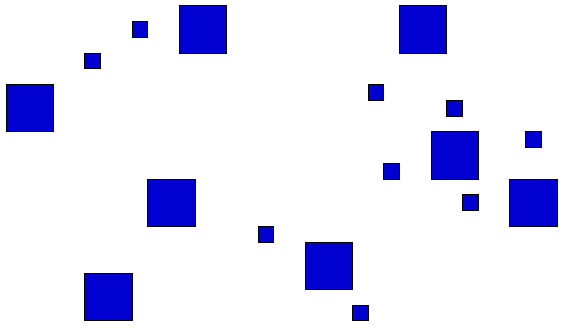
#> input picture mc920/trab3/in/objetos1.png, 563 x 327 px
$ python main.py in/objetos1.png out.png
#> lines starting #> are read from the running program, lines starting #| are printed output that depends on the picture; after the words box and inside, x2 and y2 are one past the last pixel; in counts of white or black regions, pixels touching at a corner belong together; long printed decimals are rounded
import cv2
import sys
import os
import numpy as np
from matplotlib import pyplot as plt

def readImage(filepath):
#> called with filepath = 'in/objetos1.png'
    return cv2.imread(filepath, cv2.IMREAD_COLOR)
#> returned value is the input picture: shape (327, 563, 3); mean B, G, R 247.3, 225.6, 225.6

def saveImage(filepath, image):
    cv2.imwrite(filepath, image)

def convertColors(image):
    image = cv2.cvtColor(image, cv2.COLOR_BGR2GRAY)
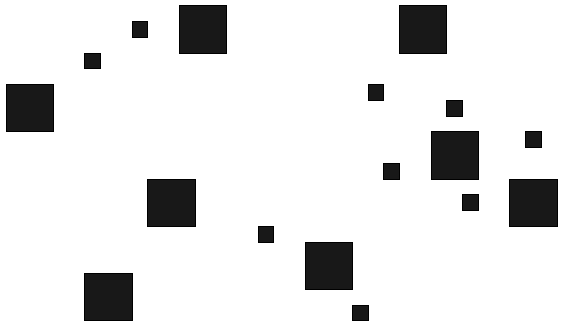
#> image: shape (327, 563); min 0, max 255, mean 228.1
    _, thresh = cv2.threshold(image, 200, 255, 0)
#> thresh: shape (327, 563); 88.5% white; 17 black regions, largest, box (x1, y1, x2, y2) and area: (179, 5, 227, 54) 2352, (399, 5, 447, 54) 2352, (431, 131, 479, 180) 2352
    return thresh

def getContours(image):
    image = cv2.Canny(image, 0, 200)
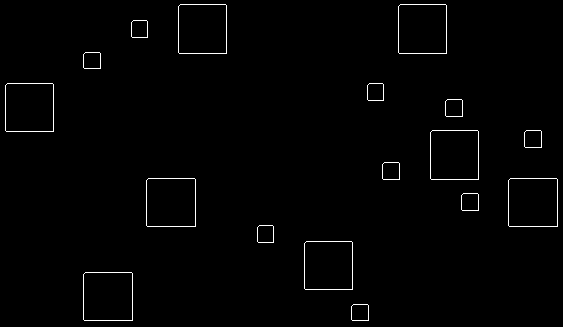
#> image: shape (327, 563); 1.1% white in thin lines or dots
    return np.where(image == 0, 255, 0)
#> returned value: shape (327, 563) int64; 98.9% white; black in thin lines or dots

def getImageProperties(image, gray_image):
    contours, _ = cv2.findContours(gray_image, cv2.RETR_TREE, cv2.CHAIN_APPROX_NONE)
#> contours = 18 contours; largest, box (x1, y1, x2, y2) and area: (0, 0, 563, 327) 183212, (83, 272, 134, 322) 2448, (508, 178, 559, 228) 2448, (146, 178, 197, 228) 2448, (430, 130, 480, 181) 2448
    i = 0
    areas = np.zeros(len(contours) - 1)
#> areas = 17 values from 0 to 0
    contours = contours[1:]
#> contours = 17 contours; largest, box (x1, y1, x2, y2) and area: (83, 272, 134, 322) 2448, (508, 178, 559, 228) 2448, (146, 178, 197, 228) 2448, (430, 130, 480, 181) 2448, (398, 4, 448, 55) 2448
    contours.reverse()
    print("Número de regiões: ", len(contours), "\n")
#| Número de regiões:  17
    for c in contours:
        # calculate moments for each contour
        M = cv2.moments(c)

        # calculate x,y coordinate of center
        cX = int(M["m10"] / M["m00"])
        cY = int(M["m01"] / M["m00"])

        cv2.putText(image, str(i), (cX-4, cY+4), cv2.FONT_HERSHEY_SIMPLEX, 0.35, (0, 0, 0), 0)
        # Area
        areas[i] = cv2.contourArea(c)
        # Perimeter
        perimeter = round(cv2.arcLength(c, True), 6)
        # Eccentricity
        a1 = (M['mu20']+M['mu02'])/2
        a2 = np.sqrt(4*M['mu11']**2+(M['mu20']-M['mu02'])**2)/2
        minor_axis = a1-a2
        major_axis = a1+a2
        eccentricity = round(np.sqrt(1-minor_axis/major_axis), 6)
        # Solidity
        hull = cv2.convexHull(c)
        hull_area = cv2.contourArea(hull)
        solidity = round(float(areas[i])/hull_area, 6)

        print("Região", str(i) + ":", "área:", areas[i], "perímetro:", perimeter, "excentricidade:", eccentricity, "solidez:", solidity)
        i = i + 1
#> this loop made 17 passes
#> (cX, cY, perimeter, a1, a2, minor_axis, major_axis, eccentricity) on passes 1 to 11: (202, 29, 195.7, 499117.8, 10081.8, 489036, 509199.7, 0.199), (422, 29, 195.7, 499117.8, 10081.8, 489036, 509199.7, 0.199), (139, 29, 67.66, 7673.8, 437.8, 7236, 8111.7, 0.329), (92, 60, 67.66, 7673.8, 437.8, 7236, 8111.7, 0.329), (29, 107, 193.7, 479231.9, 1.16e-09, 479231.9, 479231.9, 0), (375, 92, 67.66, 7673.8, 437.8, 7236, 8111.7, 0.329), (454, 108, 69.66, 8597.7, 2.98e-09, 8597.7, 8597.7, 1e-06), (454, 155, 195.7, 499117.8, 10081.8, 489036, 509199.7, 0.199), (533, 139, 69.66, 8597.7, 4.66e-09, 8597.7, 8597.7, 1e-06), (391, 171, 69.66, 8597.7, 9.31e-10, 8597.7, 8597.7, 0), (171, 202, 195.7, 499117.8, 10081.8, 489036, 509199.7, 0.199)
#| Região 0: área: 2448.0 perímetro: 195.657 excentricidade: 0.199 solidez: 1.0
#| Região 1: área: 2448.0 perímetro: 195.657 excentricidade: 0.199 solidez: 1.0
#| Região 2: área: 304.0 perímetro: 67.657 excentricidade: 0.3286 solidez: 1.0
#| Região 3: área: 304.0 perímetro: 67.657 excentricidade: 0.3286 solidez: 1.0
#| Região 4: área: 2399.0 perímetro: 193.657 excentricidade: 0.0 solidez: 1.0
#| Região 5: área: 304.0 perímetro: 67.657 excentricidade: 0.3286 solidez: 1.0
#| Região 6: área: 322.0 perímetro: 69.657 excentricidade: 1e-06 solidez: 1.0
#| Região 7: área: 2448.0 perímetro: 195.657 excentricidade: 0.199 solidez: 1.0
#> (further printed lines are left out)
#> image: shape (327, 563, 3)
#> after the loop, areas = 17 values, max 2448 at index 0, min 304 at index 2, mean 1311.4; i = 17
    return (image, areas)

def getAreasHistogram(areas, filepath):
    areasNumber = np.zeros(3)
    areasNumber[0] = len(areas[areas < 1500])
    areasNumber[1] = len([a for a in areas if a >= 1500 and a < 3000])
    areasNumber[2] = len(areas[areas >= 3000])
    print("Número de regiões pequenas:", int(areasNumber[0]))
    print("Número de regiões médias:", int(areasNumber[1]))
    print("Número de regiões grandes:", int(areasNumber[2]))

    plt.title('Histograma de áreas dos objetos')
    plt.xlabel('Área')
    plt.ylabel('Número de Objetos')
    plt.hist(areas, bins=3)
    plt.savefig(filepath)

if __name__ == '__main__':
    in_file = sys.argv[1]
    out_file = sys.argv[2]
    out_path = os.path.dirname(os.path.realpath(__file__)) + "/out/" + out_file + "/"
    if not os.path.exists("./out/"):
        os.makedirs("./out/")
    if not os.path.exists(out_path):
        os.makedirs(out_path)

    image = readImage(in_file)

    gray_image = convertColors(image)
    saveImage(out_path + out_file + "_1.png", gray_image)

    edged_image = getContours(gray_image)
    saveImage(out_path + out_file + "_2.png", edged_image)

    (image, areas) = getImageProperties(image, gray_image)
    saveImage(out_path + out_file + "_3.png", image)

    getAreasHistogram(areas, out_path + out_file + "_4.png")
#> in getAreasHistogram, `plt.savefig(filepath)`:
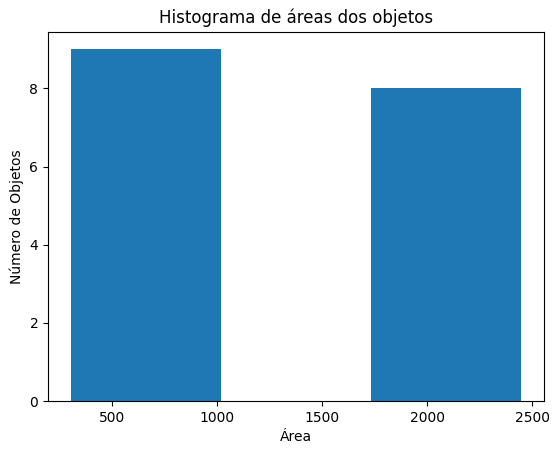
#> figure drawn by matplotlib, 1 panel; tallest bar 9 high, from x = 304 to 1018.7

$ run again, on mc920/trab3/in/objetos3.png
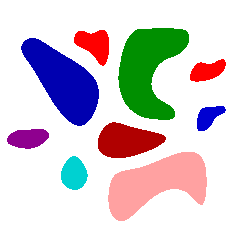
#> input picture mc920/trab3/in/objetos3.png, 238 x 238 px
#> in readImage, returned value is the input picture: shape (238, 238, 3); mean B, G, R 209.9, 205.5, 212.4
#> thresh: shape (238, 238); 71.3% white; 9 black regions, largest, box (x1, y1, x2, y2) and area: (118, 28, 189, 120) 3969, (108, 152, 207, 221) 3934, (21, 38, 99, 126) 3584
#> in getContours, `image = cv2.Canny(image, 0, 200)`:
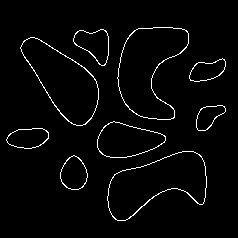
#> image: shape (238, 238); 2.8% white in thin lines or dots, all inside (x1, y1, x2, y2) = (6, 27, 226, 221)
#> in getImageProperties, `contours, _ = cv2.findContours(gray_image, cv2.RETR_TREE, cv2.CHAIN_AP..`: contours = 10 contours; largest, box (x1, y1, x2, y2) and area: (0, 0, 238, 238) 56169, (117, 27, 190, 121) 4107, (107, 151, 208, 222) 4067, (20, 37, 100, 127) 3690, (97, 121, 167, 159) 1762
#> in getImageProperties, `areas = np.zeros(len(contours) - 1)`: areas = [0, 0, 0, 0, 0, 0, 0, 0, 0]
#> in getImageProperties, `contours = contours[1:]`: contours = 9 contours; largest, box (x1, y1, x2, y2) and area: (117, 27, 190, 121) 4107, (107, 151, 208, 222) 4067, (20, 37, 100, 127) 3690, (97, 121, 167, 159) 1762, (73, 29, 110, 67) 844
#| Número de regiões:  9
#> the loop in getImageProperties, `for c in contours:` made 9 passes
#> (cX, cY, perimeter, a1, a2, minor_axis, major_axis, eccentricity) on passes 1 to 6: (147, 68, 319.4, 2066981.1, 1020434.4, 1046546.7, 3087415.5, 0.813), (94, 43, 125.6, 69426.1, 25706.8, 43719.3, 95132.9, 0.735), (62, 80, 265.1, 1532643.2, 1028667.7, 503975.5, 2561310.9, 0.896), (206, 70, 104.9, 36738.4, 23466, 13272.5, 60204.4, 0.883), (208, 116, 94.43, 24158, 13691.5, 10466.5, 37849.5, 0.851), (126, 140, 179.8, 322245.4, 192103.5, 130141.9, 514348.9, 0.864)
#> (printed output is left out)
#> after the loop in getImageProperties, `for c in contours:`: areas = [4107, 843.5, 3690.5, 584, 478, 1761.5, 688.5, 4067, 716.5]; i = 9
#> in getAreasHistogram, `plt.savefig(filepath)`:
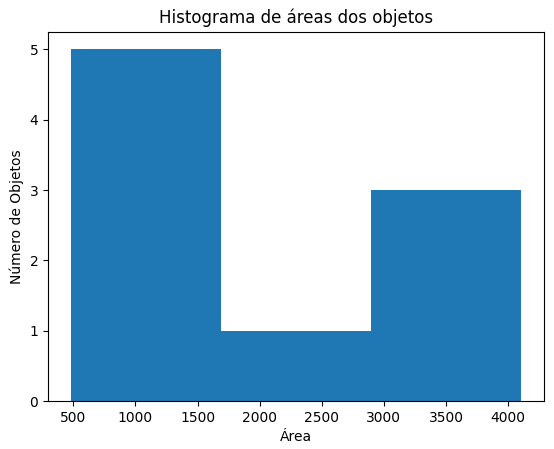
#> figure drawn by matplotlib, 1 panel; tallest bar 5 high, from x = 478 to 1687.7
